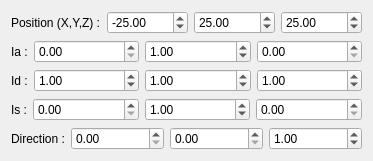
      <widget class="QWidget" name="directionalLightTab">
       <attribute name="title">
        <string>Directional Light</string>
       </attribute>
       <layout class="QGridLayout" name="gridLayout_5">
        <item row="1" column="0">
         <layout class="QHBoxLayout" name="horizontalLayout_14">
          <item>
           <widget class="QLabel" name="label_12">
            <property name="sizePolicy">
             <sizepolicy hsizetype="Fixed" vsizetype="Preferred">
              <horstretch>0</horstretch>
              <verstretch>0</verstretch>
             </sizepolicy>
            </property>
            <property name="text">
             <string>Ia :</string>
            </property>
           </widget>
          </item>
          <item>
           <widget class="QDoubleSpinBox" name="lightIa1SpinDir">
            <property name="singleStep">
             <double>0.100000000000000</double>
            </property>
            <property name="value">
             <double>0.000000000000000</double>
            </property>
           </widget>
          </item>
          <item>
           <widget class="QDoubleSpinBox" name="lightIa2SpinDir">
            <property name="singleStep">
             <double>0.100000000000000</double>
            </property>
            <property name="value">
             <double>1.000000000000000</double>
            </property>
           </widget>
          </item>
          <item>
           <widget class="QDoubleSpinBox" name="lightIa3SpinDir">
            <property name="singleStep">
             <double>0.100000000000000</double>
            </property>
            <property name="value">
             <double>0.000000000000000</double>
            </property>
           </widget>
          </item>
         </layout>
        </item>
        <item row="3" column="0">
         <layout class="QHBoxLayout" name="horizontalLayout_41">
          <item>
           <widget class="QLabel" name="label_21">
            <property name="sizePolicy">
             <sizepolicy hsizetype="Fixed" vsizetype="Preferred">
              <horstretch>0</horstretch>
              <verstretch>0</verstretch>
             </sizepolicy>
            </property>
            <property name="text">
             <string>Is :</string>
            </property>
           </widget>
          </item>
          <item>
           <widget class="QDoubleSpinBox" name="lightIs1SpinDir">
            <property name="singleStep">
             <double>0.100000000000000</double>
            </property>
            <property name="value">
             <double>0.000000000000000</double>
            </property>
           </widget>
          </item>
          <item>
           <widget class="QDoubleSpinBox" name="lightIs2SpinDir">
            <property name="singleStep">
             <double>0.100000000000000</double>
            </property>
            <property name="value">
             <double>1.000000000000000</double>
            </property>
           </widget>
          </item>
          <item>
           <widget class="QDoubleSpinBox" name="lightIs3SpinDir">
            <property name="singleStep">
             <double>0.100000000000000</double>
            </property>
            <property name="value">
             <double>0.000000000000000</double>
            </property>
           </widget>
          </item>
         </layout>
        </item>
        <item row="4" column="0">
         <layout class="QHBoxLayout" name="horizontalLayout_42">
          <item>
           <widget class="QLabel" name="label_421">
            <property name="sizePolicy">
             <sizepolicy hsizetype="Fixed" vsizetype="Preferred">
              <horstretch>0</horstretch>
              <verstretch>0</verstretch>
             </sizepolicy>
            </property>
            <property name="text">
             <string>Direction :</string>
            </property>
           </widget>
          </item>
          <item>
           <widget class="QDoubleSpinBox" name="lightCoefA">
            <property name="singleStep">
             <double>0.100000000000000</double>
            </property>
            <property name="value">
             <double>0.000000000000000</double>
            </property>
           </widget>
          </item>
          <item>
           <widget class="QDoubleSpinBox" name="lightCoefB">
            <property name="singleStep">
             <double>0.100000000000000</double>
            </property>
            <property name="value">
             <double>0.000000000000000</double>
            </property>
           </widget>
          </item>
          <item>
           <widget class="QDoubleSpinBox" name="lightCoefC">
            <property name="singleStep">
             <double>0.100000000000000</double>
            </property>
            <property name="value">
             <double>1.000000000000000</double>
            </property>
           </widget>
          </item>
         </layout>
        </item>
        <item row="0" column="0">
         <layout class="QHBoxLayout" name="horizontalLayout_13">
          <item>
           <widget class="QLabel" name="label_11">
            <property name="sizePolicy">
             <sizepolicy hsizetype="Fixed" vsizetype="Preferred">
              <horstretch>0</horstretch>
              <verstretch>0</verstretch>
             </sizepolicy>
            </property>
            <property name="text">
             <string>Position (X,Y,Z) :</string>
            </property>
           </widget>
          </item>
          <item>
           <widget class="QDoubleSpinBox" name="lightPosXSpinDir">
            <property name="minimum">
             <double>-99999.000000000000000</double>
            </property>
            <property name="maximum">
             <double>99999.000000000000000</double>
            </property>
            <property name="singleStep">
             <double>0.100000000000000</double>
            </property>
            <property name="value">
             <double>-25.000000000000000</double>
            </property>
           </widget>
          </item>
          <item>
           <widget class="QDoubleSpinBox" name="lightPosYSpinDir">
            <property name="minimum">
             <double>-99999.000000000000000</double>
            </property>
            <property name="maximum">
             <double>99999.000000000000000</double>
            </property>
            <property name="singleStep">
             <double>0.100000000000000</double>
            </property>
            <property name="value">
             <double>25.000000000000000</double>
            </property>
           </widget>
          </item>
          <item>
           <widget class="QDoubleSpinBox" name="lightPosZSpinDir">
            <property name="minimum">
             <double>-99999.000000000000000</double>
            </property>
            <property name="maximum">
             <double>99999.000000000000000</double>
            </property>
            <property name="singleStep">
             <double>0.100000000000000</double>
            </property>
            <property name="value">
             <double>25.000000000000000</double>
            </property>
           </widget>
          </item>
         </layout>
        </item>
        <item row="2" column="0">
         <layout class="QHBoxLayout" name="horizontalLayout_15">
          <item>
           <widget class="QLabel" name="label_13">
            <property name="sizePolicy">
             <sizepolicy hsizetype="Fixed" vsizetype="Preferred">
              <horstretch>0</horstretch>
              <verstretch>0</verstretch>
             </sizepolicy>
            </property>
            <property name="text">
             <string>Id :</string>
            </property>
           </widget>
          </item>
          <item>
           <widget class="QDoubleSpinBox" name="lightId1SpinDir">
            <property name="singleStep">
             <double>0.100000000000000</double>
            </property>
            <property name="value">
             <double>1.000000000000000</double>
            </property>
           </widget>
          </item>
          <item>
           <widget class="QDoubleSpinBox" name="lightId2SpinDir">
            <property name="singleStep">
             <double>0.100000000000000</double>
            </property>
            <property name="value">
             <double>1.000000000000000</double>
            </property>
           </widget>
          </item>
          <item>
           <widget class="QDoubleSpinBox" name="lightId3SpinDir">
            <property name="singleStep">
             <double>0.100000000000000</double>
            </property>
            <property name="value">
             <double>1.000000000000000</double>
            </property>
           </widget>
          </item>
         </layout>
        </item>
       </layout>
      </widget>
